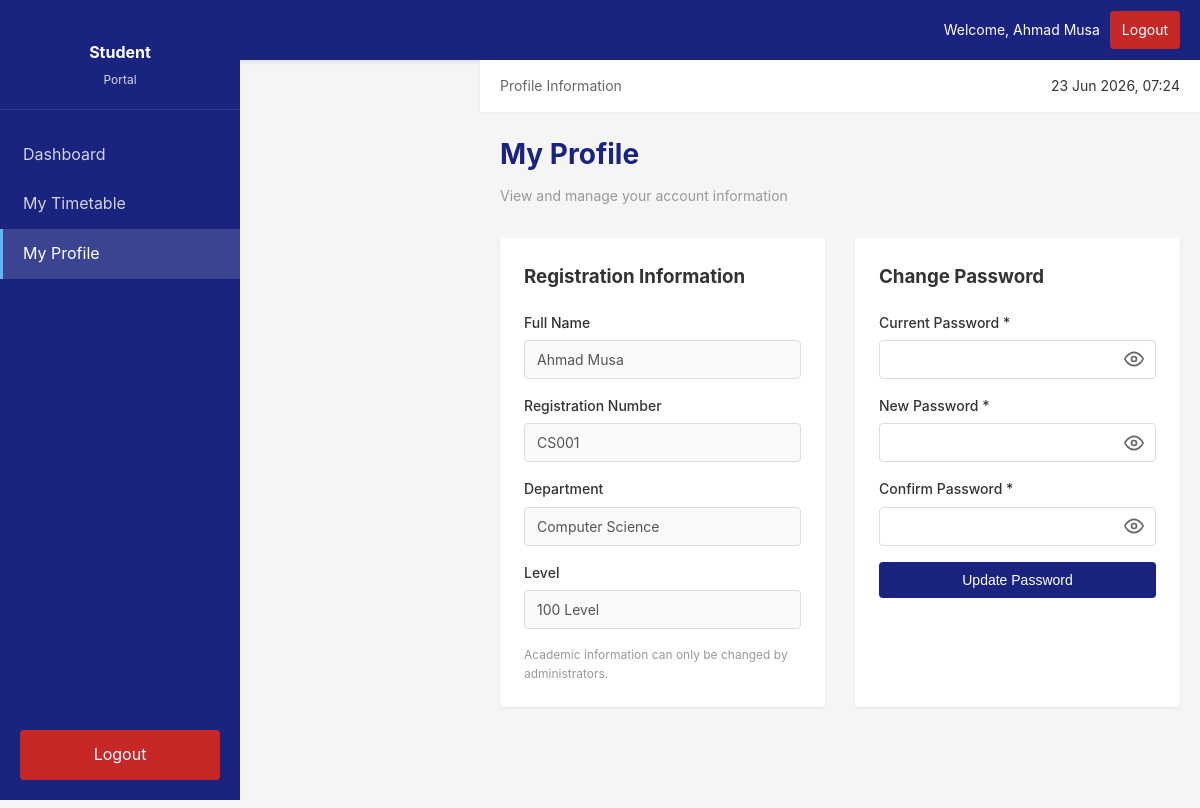
Screenshot of /student/profile.php (signed in) with the database file from the repository.
### tables this page shows
CREATE TABLE `students` (
  `id` int NOT NULL AUTO_INCREMENT PRIMARY KEY,
  `registration_number` varchar(50) NOT NULL UNIQUE,
  `full_name` varchar(100) NOT NULL,
  `password` varchar(255) NOT NULL,
  `department_id` int NOT NULL,
  `level_id` int NOT NULL,
  `status` enum('pending','approved','rejected','blocked') DEFAULT 'pending',
  `created_at` timestamp DEFAULT CURRENT_TIMESTAMP,
  KEY `department_id` (`department_id`),
  KEY `level_id` (`level_id`),
  CONSTRAINT `students_ibfk_1` FOREIGN KEY (`department_id`) REFERENCES `departments` (`id`),
  CONSTRAINT `students_ibfk_2` FOREIGN KEY (`level_id`) REFERENCES `levels` (`id`)
);

CREATE TABLE `departments` (
  `id` int NOT NULL AUTO_INCREMENT PRIMARY KEY,
  `department_name` varchar(100) NOT NULL,
  `description` text,
  `status` enum('active','inactive') DEFAULT 'active',
  `created_at` timestamp DEFAULT CURRENT_TIMESTAMP
);

CREATE TABLE `levels` (
  `id` int NOT NULL AUTO_INCREMENT PRIMARY KEY,
  `level_code` varchar(20) NOT NULL,
  `level_name` varchar(50) NOT NULL,
  `status` enum('active','inactive') DEFAULT 'active',
  `created_at` timestamp DEFAULT CURRENT_TIMESTAMP
);

### student/session.php (called while the page is built, shortened)
<?php
function getStudentId() {
    return $_SESSION['student_id'] ?? null;
}
function getStudentName() {
    return $_SESSION['student_name'] ?? 'Student';
}
?>

### student/profile.php (the view, shortened to what this page needs)
<?php
include 'session.php';
include '../config/db.php';
$student_id = getStudentId();
$student = null;
$stmt = $conn->prepare("SELECT id, registration_number, full_name, department_id, level_id FROM students WHERE id = ?");
if ($stmt) {
    $stmt->bind_param("i", $student_id);
    $stmt->execute();
    $student = $stmt->get_result()->fetch_assoc();
}
$dept_name = '';
$level_name = '';
$stmt = $conn->prepare("SELECT department_name FROM departments WHERE id = ?");
if ($stmt) {
    $stmt->bind_param("i", $student['department_id']);
    $stmt->execute();
    $dept_name = $stmt->get_result()->fetch_assoc()['department_name'];
}
$stmt = $conn->prepare("SELECT level_name FROM levels WHERE id = ?");
if ($stmt) {
    $stmt->bind_param("i", $student['level_id']);
    $stmt->execute();
    $level_name = $stmt->get_result()->fetch_assoc()['level_name'];
}
?>
<!DOCTYPE html>
<html lang="en">
<head>
    <link rel="stylesheet" href="../assets/css/style.css">
</head>
<body>
    <div class="navbar">
        <h2>ATGS - Student Portal</h2>
        <div style="display: flex; gap: 10px; align-items: center;">
            <span style="color: white; font-size: 14px;">Welcome, <?php echo htmlspecialchars(getStudentName()); ?></span>
            <a href="logout.php" style="color: white; text-decoration: none; padding: 8px 12px; background: #c62828; border-radius: 4px; font-size: 14px;">Logout</a>
        </div>
    </div>
    <div class="main-wrapper">
        <div class="sidebar">
            <div class="sidebar-header">
                <h3>Student</h3>
                <p>Portal</p>
            </div>
            <ul class="sidebar-nav">
                <li><a href="dashboard.php">Dashboard</a></li>
                <li><a href="timetable.php">My Timetable</a></li>
                <li><a href="profile.php" class="active">My Profile</a></li>
            </ul>
            <div class="sidebar-logout">
                <a href="logout.php">Logout</a>
            </div>
        </div>
        <div style="margin-left: 240px;">
            <div class="topbar">
                <div class="topbar-info">
                    <span>Profile Information</span>
                </div>
                <div class="topbar-user">
                    <span><?php echo date('d M Y, H:i'); ?></span>
                </div>
            </div>
            <div class="content">
                <div class="page-header">
                    <h1>My Profile</h1>
                    <p>View and manage your account information</p>
                </div>
                <div style="display: grid; grid-template-columns: 1fr 1fr; gap: 30px;">
                    <div class="form-container">
                        <h3 style="margin-bottom: 20px;">Registration Information</h3>
                        <div class="form-group">
                            <label>Full Name</label>
                            <input type="text" value="<?php echo htmlspecialchars($student['full_name']); ?>" disabled>
                        </div>
                        <div class="form-group">
                            <label>Registration Number</label>
                            <input type="text" value="<?php echo htmlspecialchars($student['registration_number']); ?>" disabled>
                        </div>
                        <div class="form-group">
                            <label>Department</label>
                            <input type="text" value="<?php echo htmlspecialchars($dept_name); ?>" disabled>
                        </div>
                        <div class="form-group">
                            <label>Level</label>
                            <input type="text" value="<?php echo htmlspecialchars($level_name); ?>" disabled>
                        </div>
                        <p style="font-size: 12px; color: #999; margin-top: 16px;">Academic information can only be changed by administrators.</p>
                    </div>
                    <div class="form-container">
                        <h3 style="margin-bottom: 20px;">Change Password</h3>
                        <form method="POST" action="">
                            <div class="form-group">
                                <label for="currentPassword">Current Password *</label>
                                <div style="position: relative;">
                                    <input type="password" id="currentPassword" name="current_password" required style="padding-right: 40px;">
                                    <button type="button" onclick="togglePassword('currentPassword')" style="position: absolute; right: 10px; top: 50%; transform: translateY(-50%); background: none; border: none; cursor: pointer; color: #666; padding: 0; width: 24px; height: 24px; display: flex; align-items: center; justify-content: center;">
                                        <svg width="20" height="20" viewBox="0 0 24 24" fill="none" stroke="currentColor" stroke-width="2" stroke-linecap="round" stroke-linejoin="round">
                                            <path d="M1 12s4-8 11-8 11 8 11 8-4 8-11 8-11-8-11-8z"></path>
                                            <circle cx="12" cy="12" r="3"></circle>
                                        </svg>
                                    </button>
                                </div>
                            </div>
                            <div class="form-group">
                                <label for="newPassword">New Password *</label>
                                <div style="position: relative;">
                                    <input type="password" id="newPassword" name="new_password" required style="padding-right: 40px;">
                                    <button type="button" onclick="togglePassword('newPassword')" style="position: absolute; right: 10px; top: 50%; transform: translateY(-50%); background: none; border: none; cursor: pointer; color: #666; padding: 0; width: 24px; height: 24px; display: flex; align-items: center; justify-content: center;">
                                        <svg width="20" height="20" viewBox="0 0 24 24" fill="none" stroke="currentColor" stroke-width="2" stroke-linecap="round" stroke-linejoin="round">
                                            <path d="M1 12s4-8 11-8 11 8 11 8-4 8-11 8-11-8-11-8z"></path>
                                            <circle cx="12" cy="12" r="3"></circle>
                                        </svg>
                                    </button>
                                </div>
                            </div>
                            <div class="form-group">
                                <label for="confirmPassword">Confirm Password *</label>
                                <div style="position: relative;">
                                    <input type="password" id="confirmPassword" name="confirm_password" required style="padding-right: 40px;">
                                    <button type="button" onclick="togglePassword('confirmPassword')" style="position: absolute; right: 10px; top: 50%; transform: translateY(-50%); background: none; border: none; cursor: pointer; color: #666; padding: 0; width: 24px; height: 24px; display: flex; align-items: center; justify-content: center;">
                                        <svg width="20" height="20" viewBox="0 0 24 24" fill="none" stroke="currentColor" stroke-width="2" stroke-linecap="round" stroke-linejoin="round">
                                            <path d="M1 12s4-8 11-8 11 8 11 8-4 8-11 8-11-8-11-8z"></path>
                                            <circle cx="12" cy="12" r="3"></circle>
                                        </svg>
                                    </button>
                                </div>
                            </div>
                            <button type="submit" name="update_password" class="btn btn-primary btn-block">Update Password</button>
                        </form>
                    </div>
                </div>
            </div>
        </div>
    </div>
</body>
</html>

### assets/css/style.css (style rules this page uses)
* { margin: 0; padding: 0; box-sizing: border-box; }
html { scroll-behavior: smooth; }
body { font-family: -apple-system, BlinkMacSystemFont, 'Segoe UI', Roboto, Oxygen, Ubuntu, Cantarell, sans-serif; background: #f5f5f5; color: #333; line-height: 1.6; }
.navbar { background: #1a237e; padding: 0 20px; color: white; display: flex; justify-content: space-between; align-items: center; box-shadow: 0 2px 4px rgba(0,0,0,0.1); height: 60px; }
.navbar h2 { font-size: 18px; font-weight: 600; }
.navbar a { color: white; text-decoration: none; padding: 10px 16px; border-radius: 4px; transition: background 0.2s; }
.sidebar { position: fixed; left: 0; top: 0; width: 240px; height: 100vh; background: #1a237e; padding: 20px 0; color: white; overflow-y: auto; z-index: 100; }
.sidebar-header { padding: 20px; text-align: center; border-bottom: 1px solid rgba(255,255,255,0.1); margin-bottom: 20px; }
.sidebar-header h3 { font-size: 16px; margin-bottom: 4px; }
.sidebar-header p { font-size: 12px; opacity: 0.8; }
.sidebar-nav { list-style: none; }
.sidebar-nav li { margin: 0; }
.sidebar-nav a { display: block; padding: 12px 20px; color: rgba(255,255,255,0.8); text-decoration: none; transition: all 0.2s; border-left: 3px solid transparent; }
.sidebar-nav a.active { background: rgba(255,255,255,0.15); color: white; border-left-color: #64b5f6; }
.sidebar-logout { position: absolute; bottom: 20px; width: calc(100% - 40px); margin: 0 20px; }
.sidebar-logout a { display: block; padding: 12px; text-align: center; background: #c62828; color: white; text-decoration: none; border-radius: 4px; transition: background 0.2s; }
.main-wrapper { margin-left: 240px; min-height: 100vh; }
.topbar { background: white; padding: 15px 20px; box-shadow: 0 1px 3px rgba(0,0,0,0.05); display: flex; justify-content: space-between; align-items: center; }
.topbar-info { font-size: 14px; color: #666; }
.topbar-user { display: flex; align-items: center; gap: 10px; font-size: 14px; }
.content { padding: 20px; }
.page-header { margin-bottom: 30px; }
.page-header h1 { font-size: 28px; color: #1a237e; margin-bottom: 8px; }
.page-header p { color: #999; font-size: 14px; }
.form-container { background: white; padding: 24px; border-radius: 4px; box-shadow: 0 1px 3px rgba(0,0,0,0.08); max-width: 600px; }
.form-group { margin-bottom: 16px; }
label { display: block; margin-bottom: 6px; color: #333; font-size: 14px; font-weight: 500; }
input[type="text"], input[type="email"], input[type="password"], input[type="number"], input[type="date"], input[type="time"], textarea, select { width: 100%; padding: 10px 12px; border: 1px solid #ddd; border-radius: 4px; font-size: 14px; font-family: inherit; transition: border-color 0.2s; }
.btn { display: inline-block; padding: 10px 16px; border: none; border-radius: 4px; font-size: 14px; font-weight: 500; cursor: pointer; transition: all 0.2s; text-decoration: none; }
.btn-primary { background: #1a237e; color: white; }
.btn-block { display: block; width: 100%; text-align: center; }

### rows the page displays
students: full_name "Ahmad Musa", registration_number "CS001"
departments: department_name "Computer Science"
levels: level_name "100 Level"

### other values shown
getStudentName() "Ahmad Musa"
